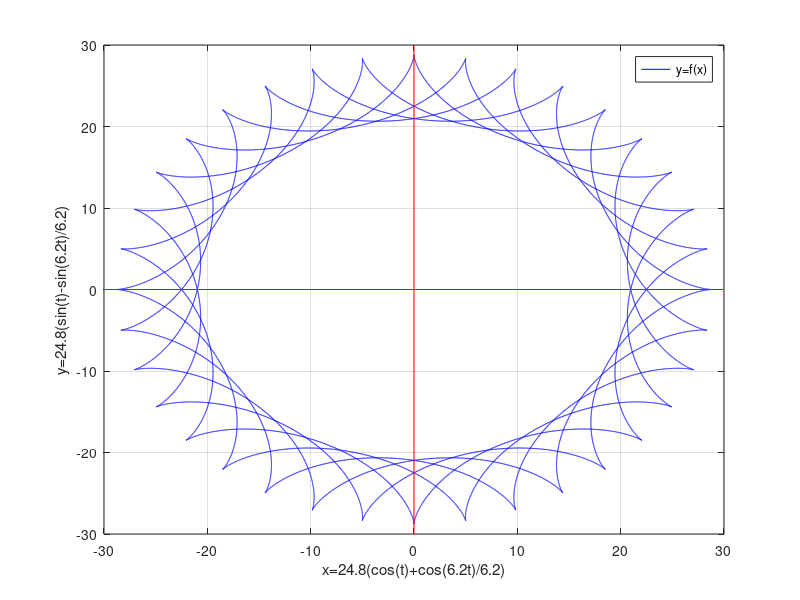

Source code (MATLAB):
t=0:0.001:10*pi;
x=24.8.*(cos(t)+cos(6.2*t)./6.2);
y=24.8.*(sin(t)-sin(6.2*t)./6.2);
X=[-30 30];
Y=[-30 30];
Z=[0 0];
plot(x, y, 'b-', X, Z, 'r-', Z, Y, 'r-'), grid
xlim([-30; 30]);
ylim([-30; 30]);
xlabel('x=24.8(cos(t)+cos(6.2t)/6.2)');
ylabel('y=24.8(sin(t)-sin(6.2t)/6.2)');
hl=legend('y=f(x)');
axes(hl)
